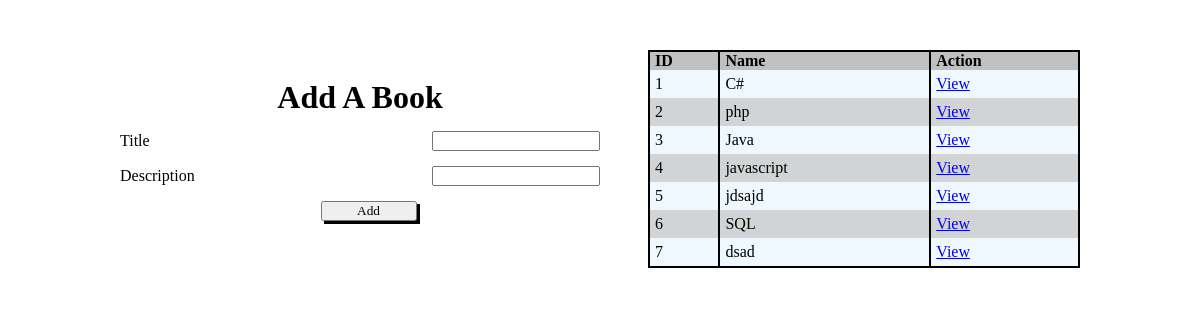
Before: / with the older database file.
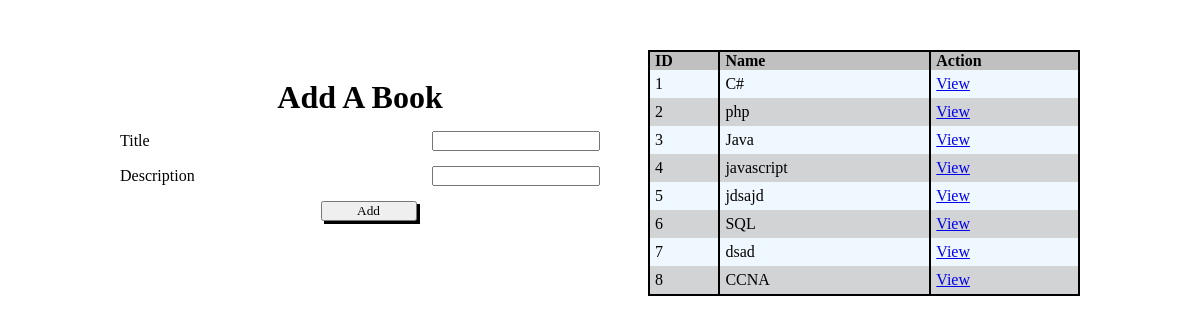
After: the same page with the newer database file.
### app1/models.py (models this page shows)
class Book(models.Model):
    title=models.CharField(max_length=255)
    desc=models.TextField(default="")
    created_at=models.DateTimeField(auto_now_add=True)
    updated_at=models.DateTimeField(auto_now=True)

### app1/views.py (the view)
# urls.py: path('',views.index),
def index(request):
    context={
        'books':models.get_all_books()
    }
    return render(request,'index.html',context)

### app1/models.py (called while the page is built)
def get_all_books():
    return Book.objects.all()

### app1/templates/index.html (shortened to what this page needs)
<!DOCTYPE html>
<html lang="en">
<head>
    {% load static %}
    <link rel="stylesheet" href="{% static 'css/style.css' %}">
</head>
<body>
    <div class="cont">
        <div class="left-cont">
            <h1>Add A Book</h1>
            <form action="/addbook" method="post">
                <div class="title-cont">
                    <label for="title">Title</label>
                    <input type="text" name="title">
                </div>
                <div class="desc-cont">
                    <label for="desc">Description</label>
                    <input type="text" name="desc">
                </div>
                <div class="btn-cont">
                    <button type="submit">Add</button>
                </div>
            </form>
        </div>
        <div class="right-cont">
            <table>
                <tr>
                    <th>ID</th>
                    <th>Name</th>
                    <th>Action</th>
                </tr>
                {% for i in books%}
                <tr>
                    <td>{{i.id}}</td>
                    <td>{{i.title}}</td>
                    <td><a href="{% url 'bookdesc' i.id%}">View</a></td>
                </tr>
                {% endfor %}
            </table>
        </div>
    </div>
</body>
</html>

### app1/static/css/style.css (style rules this page uses)
* { padding: 0; margin: 0; box-sizing: border-box; font-family: cursive; }
.cont { width: 80%; margin: 50px auto; display: flex; justify-content: space-between; align-items: center; height: 200px; }
.left-cont { width: 50%; display: flex; flex-direction: column; justify-content: center; align-items: flex-start; gap: 15px; height: 100%; }
h1 { width: 100%; text-align: center; }
form { display: flex; flex-direction: column; gap: 15px; width: 100%; }
.title-cont,.desc-cont { display: flex; gap: 10px; width: 100%; justify-content: space-between; align-items: center; }
.btn-cont { width: 100%; display: flex; justify-content: center; align-items: center; }
button { width: 20%; box-shadow: 3px 3px black; margin-left: 17px; }
.right-cont { width: 45%; height: 100%; }
table { border: 2px solid black; width: 100%; text-align: left; border-collapse: collapse; }
th { background-color: silver; border-left: 2px solid black; padding-left:5px ; }
td { border-left: 2px solid black; padding: 5px; }
tr:nth-child(2n) { background-color: aliceblue; }
tr:nth-child(2n+1) { background-color: rgb(209, 211, 212); }

Changed rows visible on the page:
added Book: id "8", title "CCNA"
